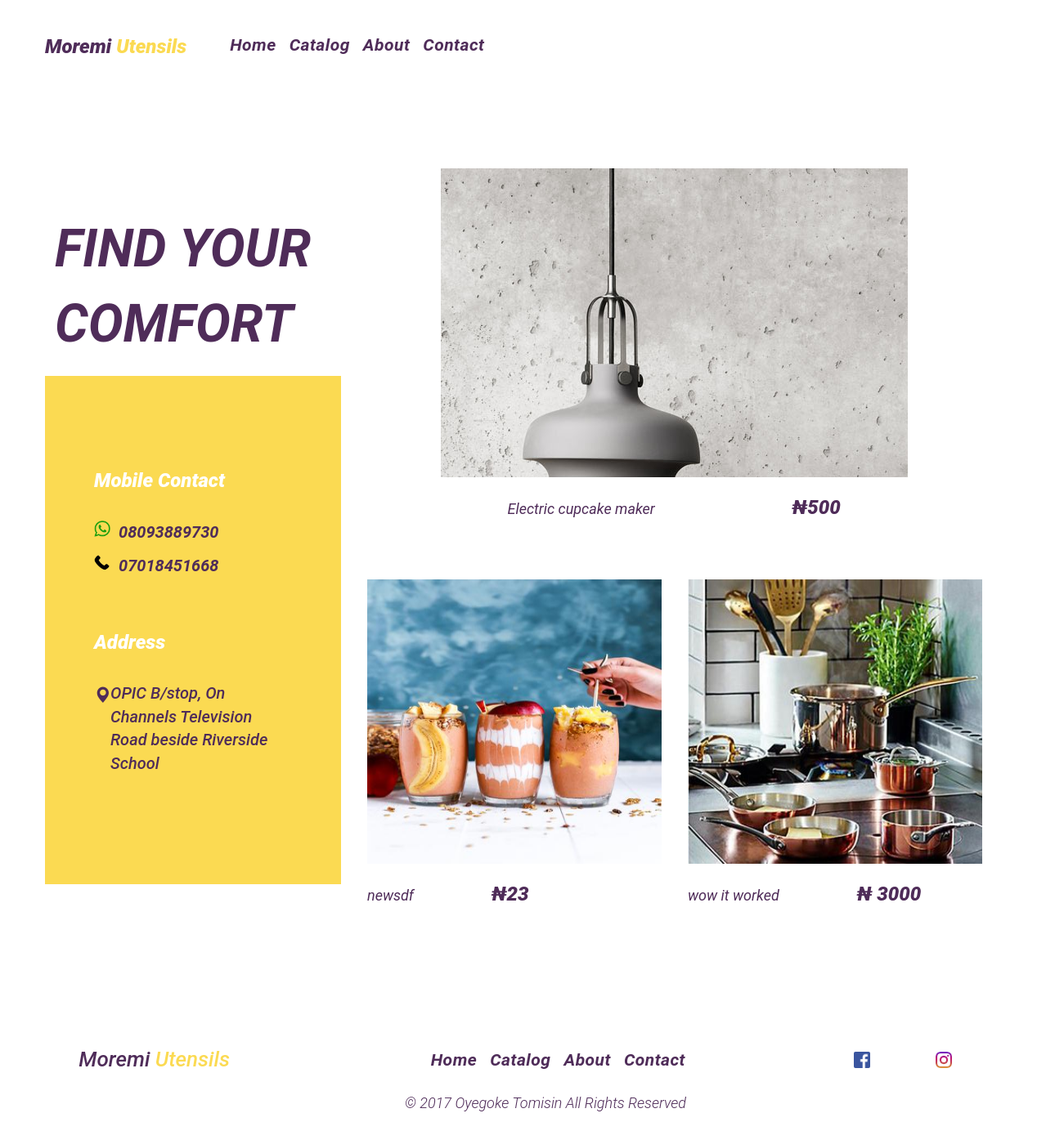
/catalog, run on the app's committed database.
### store/models.py (models this page shows, shortened)
class Product(models.Model):
    name            = models.CharField(max_length=30,unique=True)
    price           = models.IntegerField(default=0)
    details         = models.CharField(max_length=100,blank=True)
    slug            = models.SlugField(blank=True,unique=True)
    comments        = models.IntegerField(default=0)
    pub_date        = models.DateField(auto_now=True, blank=True)
    added           = models.FloatField(default=time.time(), null=True, blank=True)
    image           = models.FileField(upload_to='product-imgs/',null=True, blank=True)
    posted_by       = models.ForeignKey( User, on_delete=models.CASCADE, blank=True, null = True)
    is_top          = models.BooleanField(default = False)
    date            = models.DateField(auto_now_add=True)
    class Meta:
        ordering = ('name',)

### store/views.py (the view)
# urls.py: path('catalog',  views.catalog, name='catalog')
def catalog(request):
    products        = Product.objects.order_by('-added')
    return render(request, 'store/catalog.html', {'products':products, 'webaddress':webaddress })

### templates/store/catalog.html (shortened to what this page needs)
<!DOCTYPE html>
{% load static %}
<html lang="en">
<head>
    <link rel="stylesheet" href="{% static "store/assets/css/bootstrap.min.css" %}">
    <link rel="stylesheet" href="{% static "store/assets/css/font-awesome.min.css" %}">
    <link rel="stylesheet" href="{% static "store/assets/css/bootstrap.min.css" %}">
    <link rel="stylesheet" href="{% static "store/assets/css/main.css" %}">
    <link rel="stylesheet" href="{% static "store/assets/css/style.css" %}">
    <link rel="stylesheet" href="{% static "store/assets/css/catalog-style.css" %}">
    <link rel="stylesheet" href="{% static "store/assets/css/responsive.css" %}">
</head>
<body >
    <div class="catalog-container">
        <header>
                <div class="header_left">
                    <div class="entry_container">
                        <div class="nav-bar">
                            <div class="logo logo_top" >
                                <h3> <span>Moremi</span> <span class="logo_colored" >Utensils</span> </h3>
                            </div>
                            <div class="link_list">
                                <h5 class="link"><a href="/">Home</a> </h5>
                                <h5 class="link"><a href="#">Catalog</a> </h5>
                                <h5 class="link"><a href="#contact">About</a> </h5 >
                                <h5 class="link"><a href="#contact">Contact</a ></h5 >
                            </div>
                        </div>
                        <div class="top_bar">
                            <div class="catalog_yellow_bar">
                                <div class="top">
                                    <div>
                                        FIND YOUR COMFORT
                                    </div>
                                </div>
                                <div class="bottom">
                                        <div class="buy_our_products"><span>Mobile Contact</span> </div>
                                        <div class="whatsapp">
                                            <div class="whatsapp_img"></div>
                                            <div class="whatsapp_number">08093889730</div>
                                        </div>
                                        <div class="phone">
                                            <div class="phone_img"></div>
                                            <div class="call_number">07018451668</div>
                                        </div>
                                        <div class="buy_our_products address_title" ><span>Address</span> </div>
                                    <div class="location">
                                        <span style="color: #4f2c59;" class="glyphicon glyphicon glyphicon-map-marker" style="color:black;" aria-hidden="true"></span>
                                        <span style="color: #4f2c59";> OPIC B/stop, On Channels Television Road beside Riverside School </span>
                                    </div>
                                </div>
                            </div>
                            <div class="top_image_cont">
                                <div class="top_image">
                                    <div class="image">
                                    </div>
                                    <div>
                                        <span class="product_name">Electric cupcake maker </span><span class="upmost_price">   ₦500</span>
                                    </div>
                                </div>
                                <div class="small_image">
                                    <div class="small_image_left">
                                        <div class="image">
                                                <img src="{{products.3.image.url}}" alt="">
                                        </div>
                                        <div>
                                            <span class="product_name">{{products.3.name}}  </span><span class="price"> ₦{{products.3.price}}</span>
                                        </div>
                                    </div>
                                    <div class="small_image_right">
                                        <div class="image">
                                            <img src="{{products.4.image.url}}" alt="">
                                        </div>
                                        <div>
                                            <span class="product_name">{{products.4.name}} </span><span class="price">   ₦ {{products.4.price}}</span>
                                        </div>
                                    </div>
                                </div>
                            </div>
                        </div>
                    </div>
                </div>
        </header>
        <main>
            <div class="small_image image_target">
        </main>
        <div class="pagination_cont">
        </div>
    </div>
    <footer>
        <div class="footer_nav">
            <div class="logo bottom_logo">
                    <h3> <span>Moremi</span> <span class="logo_colored" >Utensils</span> </h3>
            </div>
           <div class="link_list" id="bottom_link">
                <h5 class="link"><a href="/">Home</a> </h5>
                <h5 class="link"><a href="#">Catalog</a> </h5>
                <h5 class="link"><a href="#contact">About</a> </h5 >
                <h5 class="link"><a href="#contact">Contact</a ></h5 >
            </div>
             <div class="social">
                <h5 class="facebook"></h5>
                <h5 class="twitter"></h5>
                <h5 class="instagram"></h5 >
            </div>
        </div>
        <div class="author">
            &copy; 2017 Oyegoke Tomisin All Rights Reserved
        </div>
    </footer>
</body>
</html>

### static/store/assets/css/main.css (style rules this page uses)
header { min-height: 500px; padding-right:0%; display: flex; }
.header_left { flex:7; }
.logo_top h3 { font-size: 24px; font-weight:900; margin-top: 44px; color: #4f2c59; font-family: roboto; }
a { text-decoration: none; color: #4f2c59; }
.logo_colored { color: #fbda52; }
.nav-bar { display:flex; flex-wrap: wrap; padding: 0 40px; }
.link_list { display:flex; }
.logo { margin-right: 50px; font-family: roboto; }
.link_list h5 { margin-right: 10px; margin-bottom: 0px; margin-top: 44px; font-size: 21px; color:#4f2c59; transition: all 0.1s ease; }
h5 { padding: 0 3px; border-radius: 3%; }
.entry_container { display:flex; flex-direction:column; }
.buy_our_products { text-align: center; font-family: roboto; font-size: 24px; font-weight: 900; font-style: italic; color: #ffffff; }
.location { text-align: center; font-family: roboto; font-size: 20px; font-weight: 500; font-style: italic; color: #ffffff; margin-top: 2%; }
.price { font-weight: 900 !important; font-size: 24px; margin-left: 30px; }
.whatsapp { display:flex; }
.whatsapp_img { height: 20px; width: 20px; flex: 1; background-size: cover; background-image: url(../images/whatsapp2.png); border-radius: 0; margin-top: 0px; margin-right: 10px; }
.phone { display:flex; }
.phone_img { height: 20px; width: 20px; flex: 1; background-size: cover; background-image: url(../images/call-answer.png); border-radius: 50%; margin-top: 0px; margin-right: 10px; }
.footer_nav { display: flex; justify-content: space-around; flex-wrap: wrap; margin-top: 0px; }
#bottom_link { margin-top: -20px; }
.social { display: flex; justify-content: space-between; margin-top: 25px; }
.facebook, .twitter, .instagram { height: 20px; width: 20px; flex: 1; background-size: cover; border-radius: 10%; margin-top: 0px; margin-right: 30px; }
.facebook { background-image: url(../images/facebook.png); }
.instagram { background-image: url(../images/instagram.png); }
.author { text-align: center; margin: 10px 0; padding-left: 44px; }
.pagination_cont { display: flex; justify-content: center; }

### static/store/assets/css/style.css (style rules this page uses)
body { background: #ffffff; font-family: roboto; font-style: italic; font-size: 18px; font-weight: 300; overflow-x: scroll; color: #4f2c59; }
h1,h2,h4,h5,h6 { font-family: roboto; font-style: italic; font-weight: bold; letter-spacing: 0.5px; }
h3 { font-family: "Roboto-light"; font-style: italic; }
h2,h3 { padding-bottom: 6px; }
h3 { font-size: 26px; }
html { -webkit-font-smoothing: antialiased; }
a { color: #4f2c59; -webkit-transition: 0.5s; -o-transition: 0.5s; transition: 0.5s; text-decoration: none !important; }
* { -webkit-box-sizing: border-box; -moz-box-sizing: border-box; box-sizing: border-box; }
*:before, *:after { -webkit-box-sizing: border-box; -moz-box-sizing: border-box; box-sizing: border-box; }

### data on the page
Product: image (picture), name "newsdf", price "23"
Product: image (picture), name "wow it worked", price "3000"
